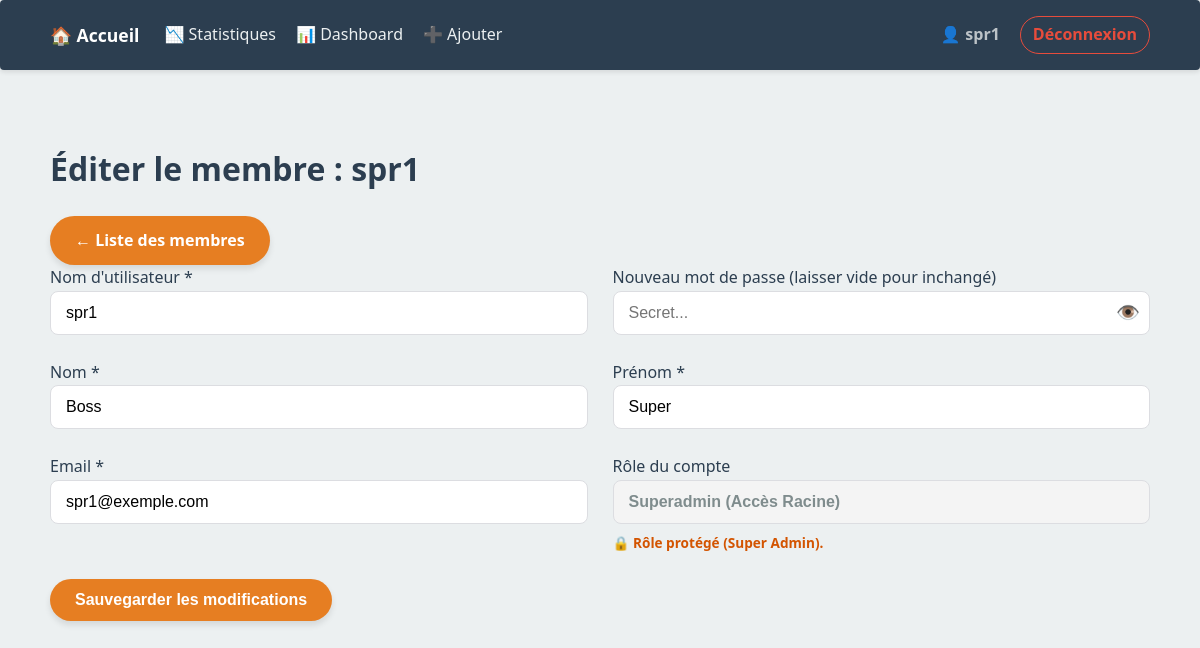
/edit_user.php?id=5 (signed in), run on the app's committed database.
### tables this page shows
CREATE TABLE users (id INTEGER PRIMARY KEY AUTOINCREMENT, username TEXT NOT NULL UNIQUE, password TEXT NOT NULL, role TEXT NOT NULL DEFAULT 'user', prenom TEXT, nom TEXT, email TEXT UNIQUE, created_at DATETIME, updated_at DATETIME, last_seen DATETIME, is_active INTEGER DEFAULT 0);

### src/RhymeEngine.php (called while the page is built, shortened)
<?php
class RhymeEngine {
    private $pdo;
    public function __construct() {
        try {
            $dbPath = __DIR__ . '/../data/dico.sqlite';
            $this->pdo = new PDO("sqlite:" . $dbPath);
            $this->pdo->setAttribute(PDO::ATTR_ERRMODE, PDO::ERRMODE_EXCEPTION);
            $this->pdo->setAttribute(PDO::ATTR_DEFAULT_FETCH_MODE, PDO::FETCH_ASSOC);
        } catch (PDOException $e) {
            die("Erreur de connexion : " . $e->getMessage());
        }
    }
    public function getPDO() { return $this->pdo; }
}

### src/AdminEngine.php (called while the page is built, shortened)
<?php
class AdminEngine {
    private $pdo;
    public function __construct($pdo) {
        $this->pdo = $pdo;
    }
    public function getUserById($id) {
        $stmt = $this->pdo->prepare("SELECT * FROM users WHERE id = ?");
        $stmt->execute([$id]);
        return $stmt->fetch(PDO::FETCH_ASSOC);
    }
}

### public/edit_user.php (the view, shortened to what this page needs)
<?php
require_once __DIR__ . '/../src/RhymeEngine.php';
require_once __DIR__ . '/../src/AdminEngine.php';
$engine = new RhymeEngine();
$admin = new AdminEngine($engine->getPDO());
$id = (int)($_GET['id'] ?? 0);
$user = $admin->getUserById($id);
$isTargetSuperadmin = ($user['role'] === 'superadmin');
?>
<!DOCTYPE html>
<html lang="fr">
<head>
    <link rel="stylesheet" href="css/style.css">
</head>
<body>
    <?php include __DIR__ . '/../src/views/navbar.php'; ?>
    <div class="container">
        <header class="admin-header">
            <h1>Éditer le membre : <?= htmlspecialchars($user['username']) ?></h1>
            <a href="manage_users.php" class="btn-primary">← Liste des membres</a>
        </header>
        <form method="POST" id="editUserForm" class="admin-form admin-grid">
            <div class="form-group">
                <label>Nom d'utilisateur *</label>
                <input type="text" name="username" value="<?= htmlspecialchars($user['username']) ?>" required>
            </div>
            <div class="form-group">
                <label>Nouveau mot de passe (laisser vide pour inchangé)</label>
                <div class="password-container">
                    <input type="password" name="password" id="pass_field" placeholder="Secret...">
                    <span class="toggle-password" id="toggle_eye">👁️</span>
                </div>
            </div>
            <div class="form-group">
                <label>Nom *</label>
                <input type="text" name="nom" value="<?= htmlspecialchars($user['nom'] ?? '') ?>" required>
            </div>
            <div class="form-group">
                <label>Prénom *</label>
                <input type="text" name="prenom" value="<?= htmlspecialchars($user['prenom'] ?? '') ?>" required>
            </div>
            <div class="form-group">
                <label>Email *</label>
                <input type="email" name="email" value="<?= htmlspecialchars($user['email'] ?? '') ?>" required>
            </div>
            <div class="form-group">
                <label>Rôle du compte</label>
                <?php if ($isTargetSuperadmin): ?>
                    <input type="text" class="input-readonly" value="Superadmin (Accès Racine)" readonly>
                    <span class="info-lock">🔒 Rôle protégé (Super Admin).</span>
                <?php endif; ?>
            </div>
            <div class="full-width">
                <button type="button" class="btn-submit btn-full" onclick="openModal()">Sauvegarder les modifications</button>
            </div>
        </form>
    </div>
</body>
</html>

### public/css/style.css (style rules this page uses)
:root { --primary-color: #2c3e50; --accent-color: #e67e22; --bg-color: #ecf0f1; --white: #ffffff; --border-color: #dcdde1; --text-muted: #7f8c8d; --success-color: #27ae60; --error-color: #e74c3c; --shadow: 0 4px 6px rgba(0, 0, 0, 0.1); --transition: all 0.3s ease; }
body { font-family: 'Segoe UI', Tahoma, Geneva, Verdana, sans-serif; background-color: var(--bg-color); color: var(--primary-color); margin: 0; line-height: 1.6; }
.container { max-width: 1100px; margin: 0 auto; padding: 20px; }
button, .btn-primary, .btn-add, .btn-pdf, .btn-submit { padding: 12px 25px; background: var(--accent-color); color: white; border: none; border-radius: 25px; cursor: pointer; font-weight: bold; box-shadow: var(--shadow); transition: var(--transition); text-decoration: none; display: inline-block; text-align: center; font-size: 1rem; }
input[type="text"], input[type="password"], input[type="email"], select, textarea { width: 100%; padding: 12px 15px; border: 1px solid var(--border-color); border-radius: 8px; box-sizing: border-box; font-size: 1rem; background-color: var(--white); transition: border-color 0.2s; }
.admin-grid { display: grid; grid-template-columns: 1fr 1fr; gap: 25px; }
.full-width { grid-column: 1 / span 2; }

### public/edit_user.php (style rules this page uses)
.password-container { position: relative; display: flex; align-items: center; }
.toggle-password { position: absolute; right: 10px; cursor: pointer; font-size: 1.2rem; user-select: none; }
.info-lock { font-size: 0.85rem; color: #d35400; margin-top: 8px; display: block; font-weight: bold; }
.input-readonly { background-color: #f4f4f4 !important; color: #7f8c8d !important; cursor: not-allowed; border: 1px solid var(--border-color); font-weight: 600; }

### data on the page
users: username "spr1", nom "Boss", prenom "Super", email "spr1@exemple.com"

### other printed values
$_SESSION['username'] "spr1"
